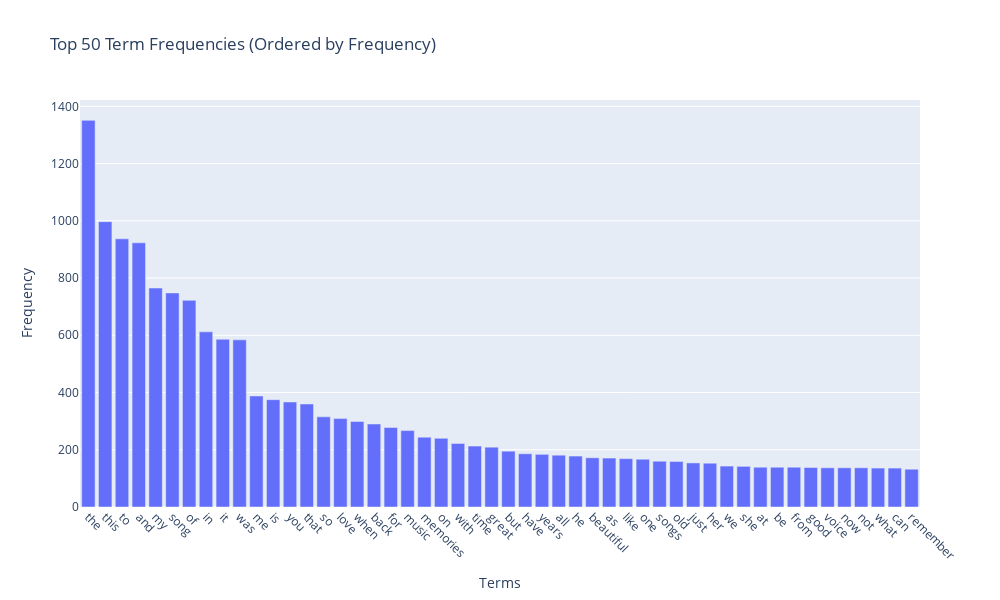

Notebook code for this chart:
### Markdown cell above
Top 50 Terms

### Code cell
# Interactive Plot with Plotly
top_50_indices = term_frequencies.argsort()[-50:][::-1]
top_50_terms = count_vect.get_feature_names_out()[top_50_indices]
top_50_frequencies = term_frequencies[top_50_indices]

# Plot with Plotly for interactivity
fig = go.Figure(data=[
    go.Bar(x=top_50_terms, y=top_50_frequencies)
])
fig.update_layout(
    title="Top 50 Term Frequencies (Ordered by Frequency)",
    xaxis_title="Terms",
    yaxis_title="Frequency",
    xaxis=dict(tickangle=45),
    height=600,
    width=1000
)
fig.show()

### Figure 1 — Plotly figure (JSON) as saved in the notebook; plotly's stock layout.template omitted (floating-point values rounded to 4 significant figures)
{"data": [{"type": "bar", "x": ["the", "this", "to", "and", "my", "song", "of", "in", "it", "was", "me", "is", "you", "that", "so", "love", "when", "back", "for", "music", "memories", "on", "with", "time", "great", "but", "have", "years", "all", "he", "beautiful", "as", "like", "one", "songs", "old", "just", "her", "we", "she", "at", "be", "from", "good", "voice", "now", "not", "what", "can", "remember"], "y": [1351, 997, 937, 923, 765, 748, 722, 612, 586, 584, 388, 375, 367, 360, 315, 309, 299, 290, 278, 267, 244, 240, 222, 213, 209, 195, 186, 184, 181, 178, 172, 171, 169, 167, 160, 159, 154, 153, 143, 142, 139, 139, 139, 138, 137, 137, 137, 136, 136, 132]}], "layout": {"height": 600, "title": {"text": "Top 50 Term Frequencies (Ordered by Frequency)"}, "width": 1000, "xaxis": {"tickangle": 45, "title": {"text": "Terms"}}, "yaxis": {"title": {"text": "Frequency"}}}}
